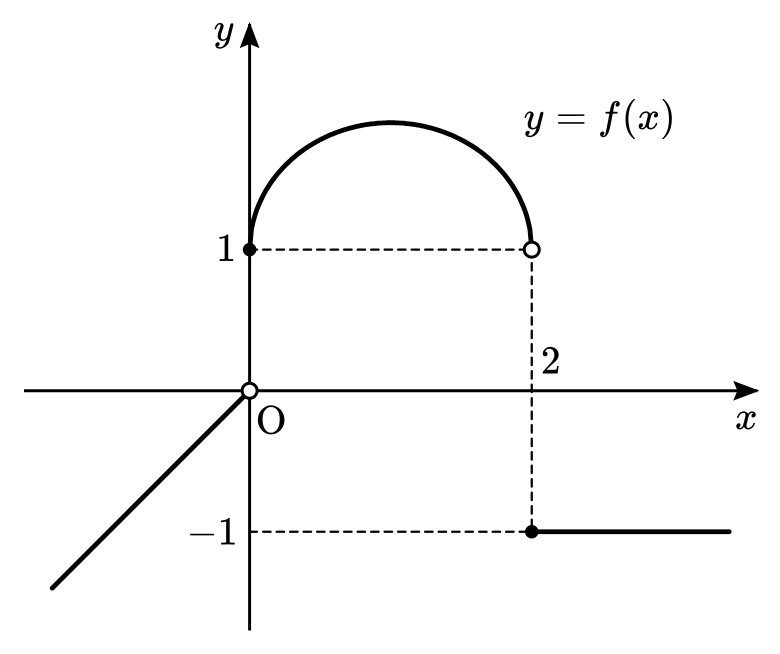
#> input picture 미적분Ⅰ_CLIMATH_C/그림/m1_02/i10.png, 1560 x 1308 px, given in place of i2.png, which was not available (shown at 1/2 size)
$ python draw.py out.png
#> lines starting #> are read from the running program, lines starting #| are printed output that depends on the picture; after the words box and inside, x2 and y2 are one past the last pixel; in counts of white or black regions, pixels touching at a corner belong together
### .claude/skills/math-figure-rules/mathfig.py
# -*- coding: utf-8 -*-
"""수학 문제 그림 도구 (SVG + KaTeX를 Chromium으로 찍어 PNG로 만든다)

그림 약속(SKILL.md)을 코드로 고정해 둔 것이다. 축·화살표·x, y 글자 위치, 선 굵기, 글자 크기, 연한 색,
1픽셀=6.4 HWPUNIT 맞춤이 모든 그림에서 같게 나온다.

필요: pip install playwright (Chromium). KaTeX는 KATEX_DIR(katex/dist 폴더)가 있으면 그것을, 없으면 CDN을 쓴다.
Chromium 경로는 CHROME 환경 변수로 바꿀 수 있다(없으면 playwright 기본).

예)
    from mathfig import Frame, fit_shoot, roots, dot, right_mark, dim_arc, SKY
    def fig():
        f = lambda t: 0.5 * (t + 2) * (t - 3)
        F = Frame((-3.6, 4.6), (-3.6, 2.6), 34, 34, (20, 12, 70, 12))
        F.axes()
        F.curve(f, roots(f, -6, 0.5, 2.3)[0], roots(f, 0.5, 7, 2.3)[0])
        F.pt((0, 0), "O", "rt", -4, 4)
        F.lab((-2, 0), "-2", "rt", -3, 4); F.lab((3, 0), "3", "lt", 3, 4)
        return F.render()
    fit_shoot("graph.png", fig, 9000, ".")      # 문서에 넣는 폭 9000 HWPUNIT
"""
import os, math
from html import escape

# ---------------------------------------------------------------- 약속된 값 (바꾸지 않는다)
FONT = 22          # 그림 안 글씨 크기(px). 모두 같게. 면을 채우는 큰 글씨(정육면체 면의 식)만 예외
STROKE = 3.2       # 곡선·도형 테두리 굵기
LN = 2.0           # 직선·선분 굵기
AX = 2.0           # 좌표축 굵기
K_HWP = 6.4        # 문서에 넣을 때 PNG 1픽셀당 HWPUNIT (모든 그림 같게)
ZOOM = 1.0         # fit_shoot가 조정한다(그림 크기만 바뀌고 글자·화살표 크기는 그대로)

# 색칠은 회색 대신 연한 색
PINK, GREEN, SKY, LAVENDER, YELLOW = "#ffd9e6", "#dcf3d2", "#d6ecfb", "#e8defa", "#fff3bf"
# 정육면체 세 면: 연한 하늘색 한 색에 명도만 다르게
CUBE_TOP, CUBE_LEFT, CUBE_RIGHT = "#ebf6fd", "#d6ecfb", "#c1e1f7"

# 뒤가 오목하고 긴 화살표 머리(기준 그림 axes_example.png를 픽셀 단위로 재어 맞춤: 길이 24, 반폭 9, 오목 3픽셀)
ARROW = ('<marker id="ar" viewBox="0 0 13 10" refX="12" refY="5" markerWidth="9.1" markerHeight="7" orient="auto">'
         '<path d="M13,5 L0.5,0.3 L2.5,5 L0.5,9.7 z" fill="#000"/></marker>')

KATEX = os.environ.get("KATEX_DIR")
CHROME = os.environ.get("CHROME")


def _katex_links():
    if KATEX:
        base = "file://" + KATEX
    else:
        base = "https://cdn.jsdelivr.net/npm/katex@0.16.9/dist"
    return '<link rel="stylesheet" href="%s/katex.min.css"><script src="%s/katex.min.js"></script>' % (base, base)


def page(svg, labels, w, h):
    """labels: [(x, y, tex, size, anchor)]. anchor는 글자 상자의 기준점: 가로 l/c/r + 세로 t/c/b (예: 'rt')
    글씨 크기는 FONT로 통일한다(size가 FONT보다 훨씬 큰 경우만 그대로). 분수는 \\dfrac로 바꿔 숫자가 작아지지 않게 한다."""
#> called with svg = '<svg width="2400" height="200"></svg>', w = 2400, h = 200
    divs = []
    for x, y, tex, size, anc in labels:
        size = size if size > FONT + 4 else FONT
        tex = tex.replace(r"\dfrac", r"\frac").replace(r"\frac", r"\dfrac")
        tx = {"c": "-50%", "l": "0", "r": "-100%"}[anc[0]]
        ty = {"c": "-50%", "t": "0", "b": "-100%"}[anc[1] if len(anc) > 1 else "c"]
        divs.append('<div class="lb" style="left:%.1fpx;top:%.1fpx;font-size:%dpx;transform:translate(%s,%s)" data-tex="%s"></div>'
                    % (x, y, size, tx, ty, escape(tex, quote=True)))
    return """<!doctype html><html><head><meta charset="utf-8">%s
<style>body{margin:0;background:#fff}#fig{position:relative;width:%dpx;height:%dpx;background:#fff}
.lb{position:absolute;white-space:nowrap;line-height:1}</style></head><body>
<div id="fig">%s%s</div>
<script>document.querySelectorAll('.lb').forEach(e=>katex.render(e.dataset.tex,e,{throwOnError:true}))</script>
</body></html>""" % (_katex_links(), w, h, svg, "".join(divs))


def shoot(html, w, h, out, scale=3):
    """HTML을 3배 해상도 PNG로 찍는다"""
    from playwright.sync_api import sync_playwright
    path = os.path.abspath(out) + ".html"
    open(path, "w", encoding="utf-8").write(html)
    with sync_playwright() as p:
        b = p.chromium.launch(executable_path=CHROME) if CHROME else p.chromium.launch()
        pg = b.new_page(viewport={"width": w, "height": h}, device_scale_factor=scale)
        pg.goto("file://" + path)
        pg.wait_for_function("document.querySelectorAll('.lb .katex').length === document.querySelectorAll('.lb').length")
        pg.wait_for_timeout(200)
        pg.locator("#fig").screenshot(path=out)
        b.close()
    os.remove(path)
    print("->", out)


# [4 lines left out: function curve, not called in this run]


class Frame:
    """수학 좌표 -> 화면 좌표. xr/yr: 보이는 범위, sx/sy: 한 칸 픽셀, m=(왼, 위, 오른, 아래) 여백(px)"""

    # [6 lines left out: function __init__, not called in this run]

    def P(self, x, y):
        return (self.m[0] + (x - self.xr[0]) * self.sx, self.m[1] + (self.yr[1] - y) * self.sy)

    # [15 lines left out: functions axes, xaxis, not called in this run]

    def curve(self, f, x0, x1, extra=""):
        self.svg.append(curve(f, x0, x1, self.P, extra=extra))

    def seg(self, p, q, wd=LN, extra=""):
        self.svg.append('<line x1="%.1f" y1="%.1f" x2="%.1f" y2="%.1f" stroke="#000" stroke-width="%s" stroke-linecap="round" %s/>'
                        % (self.P(*p) + self.P(*q) + (wd, extra)))

    def dashed(self, p, q):
        self.seg(p, q, 1.5, 'stroke-dasharray="5,4"')

    def poly(self, pts, fill):
        """색칠(테두리 없음, 맨 아래 층)"""
        self.svg.insert(1, '<polygon points="%s" fill="%s" stroke="none"/>' % (" ".join("%.1f,%.1f" % self.P(*p) for p in pts), fill))

    def lab(self, p, tex, anc, dx=0, dy=0, size=FONT):
        X, Y = self.P(*p)
        self.labels.append((X + dx, Y + dy, tex, size, anc))

    def pt(self, p, name, anc, dx, dy):
        """점 이름은 로만체(\\mathrm)"""
        self.lab(p, r"\mathrm{%s}" % name, anc, dx, dy)

    def render(self):
        svg = '<svg width="%d" height="%d" style="position:absolute;left:0;top:0">%s</svg>' % (self.w, self.h, "".join(self.svg))
        return page(svg, self.labels, self.w, self.h), self.w, self.h


# [29 lines left out: functions fit_shoot, roots, not called in this run]


def dot(F, p, r=3.5):
    F.svg.append('<circle cx="%.1f" cy="%.1f" r="%s" fill="#000"/>' % (F.P(*p) + (r,)))


# [52 lines left out: functions right_mark, dim_arc, not called in this run]

# [27 lines that do not run on import are left out]

### 대수_CLIMATH_C/그림/inline.py
# -*- coding: utf-8 -*-
"""본문 속 수식 그림(스캔한 식 줄, 답 상자 등): KaTeX로 찍고 테두리를 잘라 낸다. 폭은 원래 그림 폭을 그대로 쓴다."""
import sys, os, json
sys.path.insert(0, '/home/user/CMS/.claude/skills/math-figure-rules')
import mathfig
from PIL import Image


def shoot_tex(tex, out, size=40, w=2400, h=200):
    labels = [(10, h / 2, tex, size, 'lc')]
    html = mathfig.page('<svg width="%d" height="%d"></svg>' % (w, h), labels, w, h)
    mathfig.shoot(html, w, h, out)
#> (the call stopped at in shoot, `with sync_playwright() as p:`: playwright is not available in this run)
    im = Image.open(out).convert('RGB'); g = im.convert('L').point(lambda v: 255 if v < 245 else 0)
#> in shoot_tex, im is the input picture: PIL image 1560x1308 RGB; min 0, max 255, mean 249.1
#> after `g = im.convert('L').point(lambda v: 255 if v < 245 else 0)`:
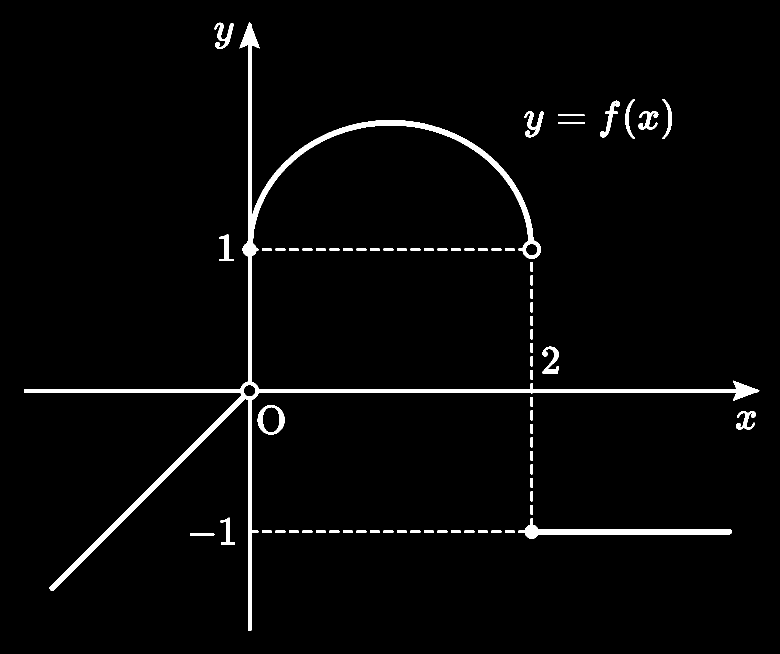
#> g: PIL image 1560x1308 L (shown at 1/2 size); 2.7% white; 72 white regions, largest, box (x1, y1, x2, y2) and area: (48, 44, 1519, 1261) 35573, (1037, 1037, 1464, 1077) 4977, (515, 810, 569, 869) 1147
    b = g.getbbox(); pad = 6
#> after `b = g.getbbox()`: b = (48, 44, 1519, 1261)
    im.crop((max(0, b[0] - pad), max(0, b[1] - pad), min(im.width, b[2] + pad), min(im.height, b[3] + pad))).save(out)
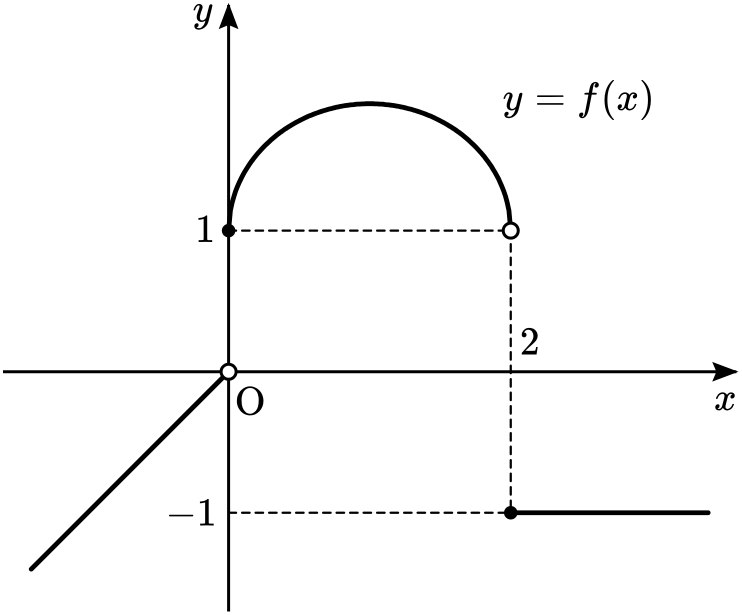
#> saved as i2.png: PIL image 1483x1229 RGB (shown at 1/2 size); min 0, max 255, mean 248.3


def run_inline(items, OUT, widths):
    wf = os.path.join(OUT, 'widths.json'); W = json.load(open(wf)) if os.path.exists(wf) else {}
    for k, tex in items.items():
        shoot_tex(tex, os.path.join(OUT, k + '.png'))
        W[k] = widths[k]; print(k, W[k])
#> pass 2 of the loop in run_inline, `for k, tex in items.items():`:
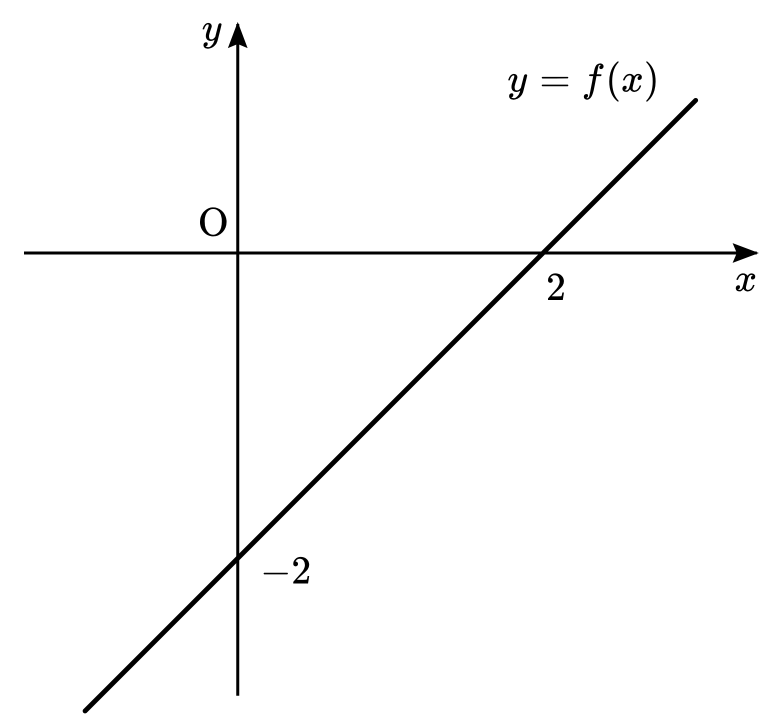
#> input picture 미적분Ⅰ_CLIMATH_C/그림/m1_02/i3.png, 1560 x 1437 px, found by its file name (shown at 1/2 size)
#> in shoot_tex, im is the input picture: PIL image 1560x1437 RGB; min 0, max 255, mean 250.3
#> in shoot_tex (call 2), `g = im.convert('L').point(lambda v: 255 if v < 245 else 0)`:
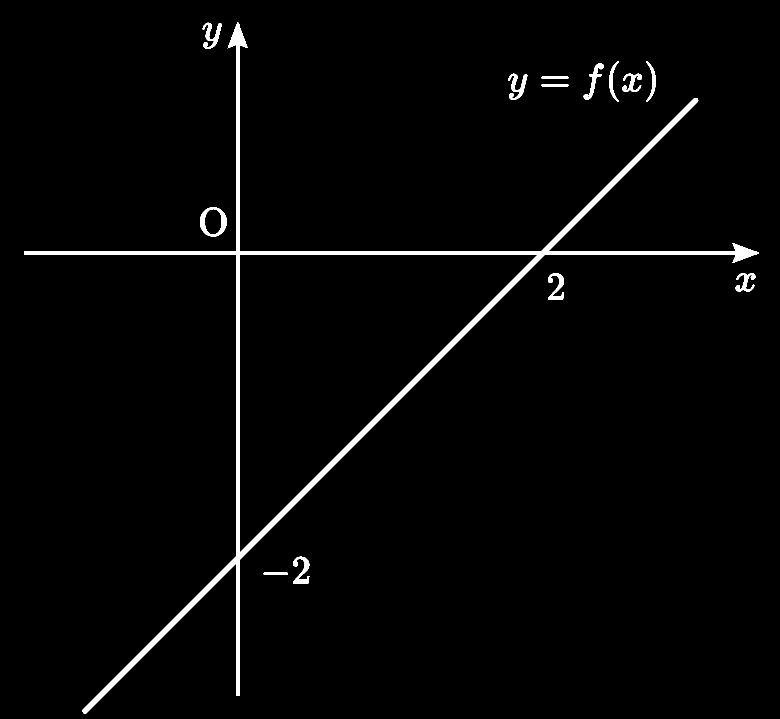
#> g: PIL image 1560x1437 L (shown at 1/2 size); 2% white; 14 white regions, largest, box (x1, y1, x2, y2) and area: (48, 44, 1518, 1427) 37732, (400, 414, 454, 473) 1150, (405, 45, 443, 98) 841
#> b = (48, 44, 1518, 1427)
#> in shoot_tex (call 2), `im.crop((max(0, b[0] - pad), max(0, b[1] - pad), min(im.width, b[2] + ..`:
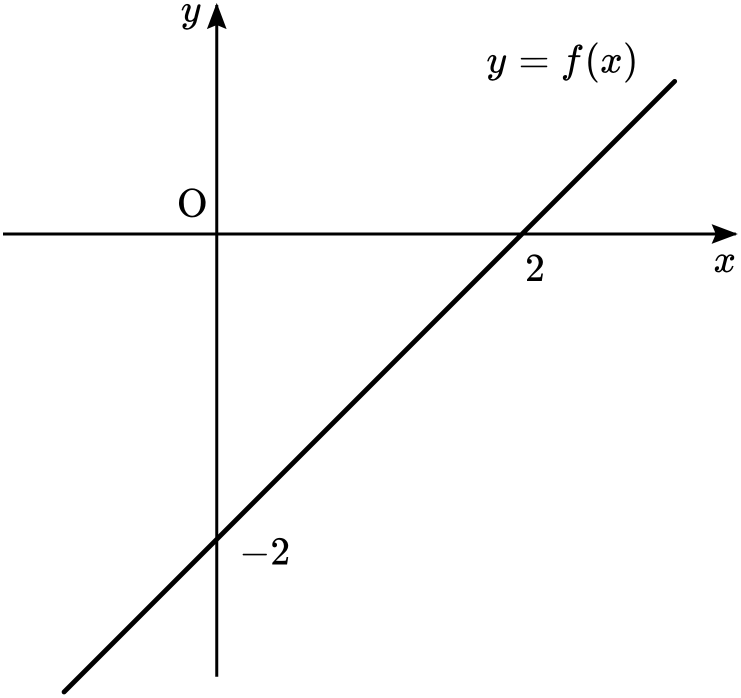
#> saved as i3.png: PIL image 1482x1395 RGB (shown at 1/2 size); min 0, max 255, mean 249.9
    json.dump(W, open(wf, 'w'), indent=0)

### 대수_CLIMATH_C/그림/dC_10/draw.py
# -*- coding: utf-8 -*-
"""대수 C 10. 수학적 귀납법 — 17번 해설의 빈칸 답 상자(스캔)를 다시 찍는다. image4(보기 표시)는 그대로 둔다."""
import sys
sys.path.insert(0, '/tmp/claude-0/-home-user-CMS/7a122d51-a5b1-5def-9637-d43cb9a9b6ef/scratchpad/figw')
from inline import run_inline
OUT = sys.argv[1]
run_inline({'i2': '\\boxed{2k+1}', 'i3': '\\boxed{(k+1)^{2}}'}, OUT, {'i2': 3258, 'i3': 4278})
